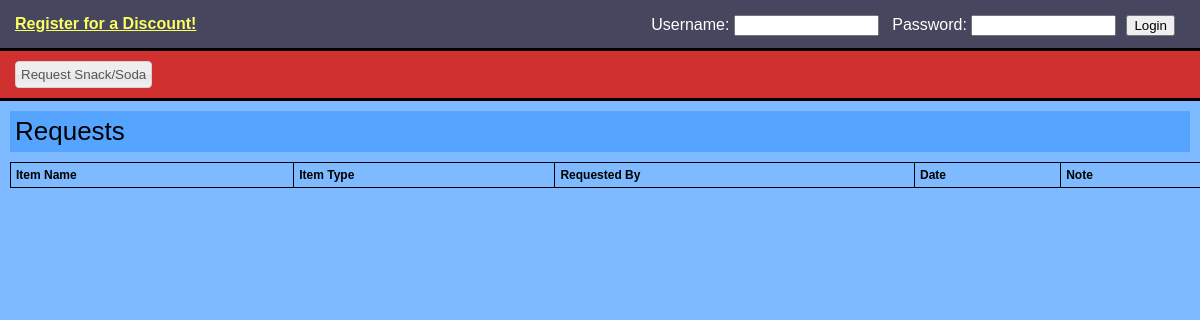
/requests.php, run on an earlier commit of the app's database.
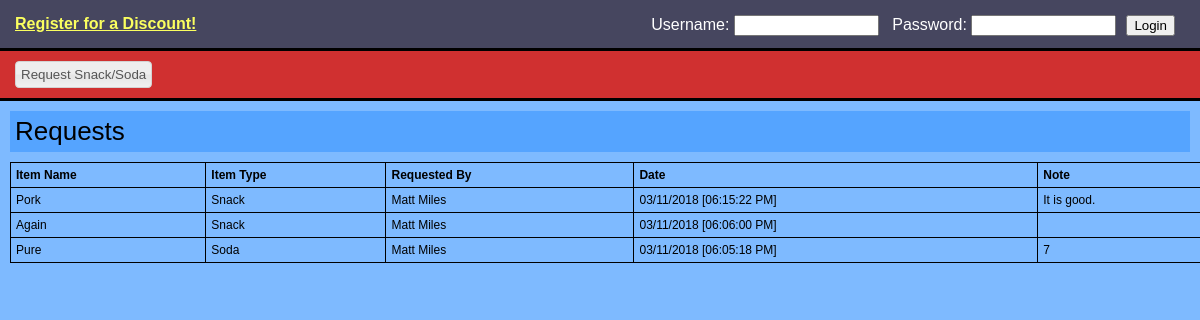
And on a later commit of the database.
### tables this page shows
CREATE TABLE `Requests` (
	`UserID`	INTEGER,
	`ItemName`	TEXT,
	`Date`	TEXT,
	`Note`	TEXT,
	`ItemType`	TEXT
);

CREATE TABLE "User" (
	`UserID`	INTEGER NOT NULL PRIMARY KEY AUTOINCREMENT,
	`UserName`	TEXT UNIQUE,
	`Password`	TEXT,
	`FirstName`	TEXT,
	`LastName`	TEXT,
	`SlackID`	TEXT,
	`SodaBalance`	REAL,
	`PhoneNumber`	TEXT,
	`DateCreated`	TEXT,
	`SnackBalance`	REAL
);

### Mobile_Detect.php (called while the page is built, shortened)
<?php
class Mobile_Detect
{
    protected $userAgent = null;
    protected $httpHeaders = array();
    protected $detectionType = self::DETECTION_TYPE_MOBILE;
    protected static $mobileHeaders = array(
            'HTTP_ACCEPT'                  => array('matches' => array(
                                                                        'application/x-obml2d',
                                                                        'application/vnd.rim.html',
                                                                        'text/vnd.wap.wml',
                                                                        'application/vnd.wap.xhtml+xml'
                                            )),
            'HTTP_X_WAP_PROFILE'           => null,
            'HTTP_X_WAP_CLIENTID'          => null,
            'HTTP_WAP_CONNECTION'          => null,
            'HTTP_PROFILE'                 => null,
            'HTTP_X_OPERAMINI_PHONE_UA'    => null,
            'HTTP_X_NOKIA_GATEWAY_ID'      => null,
            'HTTP_X_ORANGE_ID'             => null,
            'HTTP_X_VODAFONE_3GPDPCONTEXT' => null,
            'HTTP_X_HUAWEI_USERID'         => null,
            'HTTP_UA_OS'                   => null,
            'HTTP_X_MOBILE_GATEWAY'        => null,
            'HTTP_X_ATT_DEVICEID'          => null,
            'HTTP_UA_CPU'                  => array('matches' => array('ARM')),
    );
    protected static $operatingSystems = array(
        'AndroidOS'         => 'Android',
        'BlackBerryOS'      => 'blackberry|\bBB10\b|rim tablet os',
        'PalmOS'            => 'PalmOS|avantgo|blazer|elaine|hiptop|palm|plucker|xiino',
        'SymbianOS'         => 'Symbian|SymbOS|Series60|Series40|SYB-[0-9]+|\bS60\b',
        'WindowsMobileOS'   => 'Windows CE.*(PPC|Smartphone|Mobile|[0-9]{3}x[0-9]{3})|Window Mobile|Windows Phone [0-9.]+|WCE;',
        'WindowsPhoneOS'   => 'Windows Phone 10.0|Windows Phone 8.1|Windows Phone 8.0|Windows Phone OS|XBLWP7|ZuneWP7|Windows NT 6.[23]; ARM;',
        'iOS'               => '\biPhone.*Mobile|\biPod|\biPad',
        'MeeGoOS'           => 'MeeGo',
        'MaemoOS'           => 'Maemo',
        'JavaOS'            => 'J2ME/|\bMIDP\b|\bCLDC\b',
        'webOS'             => 'webOS|hpwOS',
        'badaOS'            => '\bBada\b',
        'BREWOS'            => 'BREW',
    );
    protected static $browsers = array(
        'Chrome'          => '\bCrMo\b|CriOS|Android.*Chrome/[.0-9]* (Mobile)?',
        'Dolfin'          => '\bDolfin\b',
        'Opera'           => 'Opera.*Mini|Opera.*Mobi|Android.*Opera|Mobile.*OPR/[0-9.]+|Coast/[0-9.]+',
        'Skyfire'         => 'Skyfire',
        'Edge'             => 'Mobile Safari/[.0-9]* Edge',
        'IE'              => 'IEMobile|MSIEMobile',
        'Firefox'         => 'fennec|firefox.*maemo|(Mobile|Tablet).*Firefox|Firefox.*Mobile|FxiOS',
        'Bolt'            => 'bolt',
        'TeaShark'        => 'teashark',
        'Blazer'          => 'Blazer',
        'Safari'          => 'Version.*Mobile.*Safari|Safari.*Mobile|MobileSafari',
        'UCBrowser'       => 'UC.*Browser|UCWEB',
        'baiduboxapp'     => 'baiduboxapp',
        'baidubrowser'    => 'baidubrowser',
        'DiigoBrowser'    => 'DiigoBrowser',
        'Puffin'            => 'Puffin',
        'Mercury'          => '\bMercury\b',
        'ObigoBrowser' => 'Obigo',
        'NetFront' => 'NF-Browser',
        'GenericBrowser'  => 'NokiaBrowser|OviBrowser|OneBrowser|TwonkyBeamBrowser|SEMC.*Browser|FlyFlow|Minimo|NetFront|Novarra-Vision|MQQBrowser|MicroMessenger',
		'PaleMoon'        => 'Android.*PaleMoon|Mobile.*PaleMoon',
    );
    protected static $uaHttpHeaders = array(
        'HTTP_USER_AGENT',
        'HTTP_X_OPERAMINI_PHONE_UA',
        'HTTP_X_DEVICE_USER_AGENT',
        'HTTP_X_ORIGINAL_USER_AGENT',
        'HTTP_X_SKYFIRE_PHONE',
        'HTTP_X_BOLT_PHONE_UA',
        'HTTP_DEVICE_STOCK_UA',
        'HTTP_X_UCBROWSER_DEVICE_UA'
    );
    public function setHttpHeaders($httpHeaders = null)
    {
        if (!is_array($httpHeaders) || !count($httpHeaders)) {
            $httpHeaders = $_SERVER;
        }
        $this->httpHeaders = array();
        foreach ($httpHeaders as $key => $value) {
            if (substr($key, 0, 5) === 'HTTP_') {
                $this->httpHeaders[$key] = $value;
            }
        }
    }
    public function getMobileHeaders()
    {
        return self::$mobileHeaders;
    }
    public function getUaHttpHeaders()
    {
        return self::$uaHttpHeaders;
    }
    public function setCfHeaders($cfHeaders = null) {
        $response = false;
        return $response;
    }
    public function setUserAgent($userAgent = null)
    {
        if (false === empty($userAgent)) {
            return $this->userAgent = $userAgent;
        } else {
            $this->userAgent = null;
            foreach ($this->getUaHttpHeaders() as $altHeader) {
                if (false === empty($this->httpHeaders[$altHeader])) {
                    $this->userAgent .= $this->httpHeaders[$altHeader] . " ";
                }
            }
            if (!empty($this->userAgent)) {
                return $this->userAgent = trim($this->userAgent);
            }
        }
        return $this->userAgent = null;
    }
    public function getUserAgent()
    {
        return $this->userAgent;
    }
    public function setDetectionType($type = null)
    {
        $this->detectionType = $type;
    }
    public static function getMobileDetectionRules()
    {
        static $rules;
        if (!$rules) {
            $rules = array_merge(
                self::$phoneDevices,
                self::$tabletDevices,
                self::$operatingSystems,
                self::$browsers
            );
        }
        return $rules;
    }
    public function getRules()
    {
        if ($this->detectionType == self::DETECTION_TYPE_EXTENDED) {
            return self::getMobileDetectionRulesExtended();
        } else {
            return self::getMobileDetectionRules();
        }
    }
    public function checkHttpHeadersForMobile()
    {
        foreach ($this->getMobileHeaders() as $mobileHeader => $matchType) {
            if (isset($this->httpHeaders[$mobileHeader])) {
                if (is_array($matchType['matches'])) {
                    return false;
                } else {
                    return true;
                }
            }
        }
        return false;
    }
    protected function matchDetectionRulesAgainstUA($userAgent = null)
    {
        return false;
    }
    public function isMobile($userAgent = null, $httpHeaders = null)
    {
        if ($this->checkHttpHeadersForMobile()) {
            return true;
        } else {
            return $this->matchDetectionRulesAgainstUA();
        }
    }
    public function match($regex, $userAgent = null)
    {
        $match = (bool) preg_match(sprintf('#%s#is', $regex), (false === empty($userAgent) ? $userAgent : $this->userAgent), $matches);
        return $match;
    }
}

### foodstock_functions.php (called while the page is built, shortened)
<?php
function IsLoggedIn()
{
   	return $_SESSION['signed_in'];
}
?>

### requests.php (the view, shortened to what this page needs)
<head>
<?php
    $db = new SQLite3("db/item.db");
    $url = "sodastock.php";
    include("foodstock_functions.php");
    $loggedIn = IsLoggedIn();
    require_once 'Mobile_Detect.php';
    $detect = new Mobile_Detect;
    $device_type = ($detect->isMobile() ? ($detect->isTablet() ? 'tablet' : 'phone') : 'computer');
    $isMobile = $device_type == 'phone';
?>
<link rel="stylesheet" type="text/css" href="colorPicker.css"/>
<link rel="stylesheet" type="text/css" href="style.css"/>
<link rel="stylesheet" href="//code.jquery.com/ui/1.11.2/themes/smoothness/jquery-ui.css">
</head>
<?php
	if( $isMobile ) {
		echo "<body class='soda_body' style='display:inline-table;'>";
	} else {
		echo "<body class='soda_body'>";
	}
	include("login_bar.php");
		echo "<div style='padding: 10px; background-color:#d03030; border-bottom: 3px solid #000;'>";
		echo "<button style='padding:5px; margin:0px 5px;' id='request_button' class='item_button ui-button ui-widget-content ui-corner-all'>Request Snack/Soda</button>";
		echo "</div>";
	echo "<div class='soda_popout'  style='margin:10px; padding:5px;'><span style='font-size:26px;'>Requests</span> <span style='font-size:0.8em;'></span></div>";
	echo "<div id='users'>";
	echo "<table style='font-size:12; border-collapse:collapse; margin:10px; width:100%'>";
	echo "<thead><tr>";
	echo "<th style='padding:5px; border:1px #000 solid;' align='left'>Item Name</th>";
	echo "<th style='padding:5px; border:1px #000 solid;' align='left'>Item Type</th>";
	echo "<th style='padding:5px; border:1px #000 solid;' align='left'>Requested By</th>";
	echo "<th style='padding:5px; border:1px #000 solid;' align='left'>Date</th>";
	echo "<th style='padding:5px; border:1px #000 solid;' align='left'>Note</th>";
	echo "</tr></thead>";
	$results = $db->query('SELECT u.FirstName, u.LastName, r.ItemName, r.ItemType, r.Date, r.Note  FROM REQUESTS r JOIN User u ON r.UserID = u.UserID ORDER BY r.Date DESC');
	while ($row = $results->fetchArray()) {
		echo "<tr>";
		echo "<td style='padding:5px; border:1px #000 solid;'>" . $row['ItemName'] . "</td>";
		echo "<td style='padding:5px; border:1px #000 solid;'>" . $row['ItemType'] . "</td>";
		$fullName = $row['FirstName'] . " " . $row['LastName'];
		echo "<td style='padding:5px; border:1px #000 solid;'>" . $fullName . "</td>";
		$date_object = DateTime::createFromFormat('Y-m-d H:i:s', $row['Date']);
		echo "<td style='padding:5px; border:1px #000 solid;'>" . $date_object->format('m/d/Y  [h:i:s A]') . "</td>";
		echo "<td style='padding:5px; border:1px #000 solid;'>" . $row['Note'] . "</td>";
		echo "</tr>";
	}
		echo "</table>";
	echo "</div>";
?>
</body>

### login_bar.php (shortened to what this page needs)
<?php
	echo "<div style='color:#FFF; background-color:#46465f;  border-bottom: 3px solid #000; width:100%;  padding: 5px 0px;'>";
	echo "<div id='container_top' style='margin:10px;'>";
	if( $isMobile ) {
		echo "<span style='float:right; padding:0px 5px; display:inline-block'>";
		DisplayLoggedInUser($loggedIn, $loggedInAdmin, $loginPassword, $url);
		echo "</span>";
		echo "<div style='clear: both;'></div>";
	} else {
		if(!$loggedIn) {
			echo "<span style='padding:5px;'><a class='register' href='register.php'>Register for a Discount!<a/></span>";
		}
		echo "<span style='float:right;'>";
		DisplayLoggedInUser($loggedIn, $loggedInAdmin, $loginPassword, $url);
		echo "</span>";
	}
	echo "</div>";
	echo "</div>";
	function DisplayLoggedInUser($loggedIn, $loggedInAdmin, $loginPassword, $url) {
		if($loggedIn)
		{
			echo "Logged in: <b><font color ='#FFFF00'>[" . $_SESSION['username'] . "]" . ( $loggedInAdmin ? " - Administrator" : "" ) . "</font></b>";
			echo "<span style='padding:0px 10px 0px 10px;'>";
			echo "<b><a style='color:white;' href='logout.php'>[Logout]</a></b>";
			echo "</span>";
			echo "</span>";
		}
		else
		{
			echo "<form style='margin:0px 5px; padding:0px;' action='$url' method='post' accept-charset='UTF-8'>";
			echo "Username: ";
			echo "<input type='text' name='login_username' id='username' size='15' maxlength='40' />";
			echo "&nbsp;&nbsp;&nbsp;Password: ";
			echo "<input type='password' name='login_password' id='password' size='15' maxlength='40' />";
			echo "<input style='margin: 0px 10px;' type='submit' id='submit2' name='Submit' value='Login' />";
			echo "</form>";
		}
	}
?>

### style.css (style rules this page uses)
body { font-family: Helvetica, Arial, Sans-Serif; margin:0 auto; width:100%; height:100%; padding:0; background-color:#7EBAFF; }
.register { color: #fbff5f; font-weight:bold; }
.soda_body { background-color:#7EBAFF; }
.soda_popout { background-color: #55a4ff; }

What changed in the data, as far as the page shows it:
added requests: ItemName "Pork", ItemType "Snack", UserID.LastName "Matt Miles", Date "03/11/2018 [06:15:22 PM]", Note "It is good."
added requests: ItemName "Again", ItemType "Snack", UserID.LastName "Matt Miles", Date "03/11/2018 [06:06:00 PM]"
added requests: ItemName "Pure", ItemType "Soda", UserID.LastName "Matt Miles", Date "03/11/2018 [06:05:18 PM]", Note "7"
